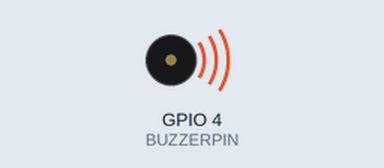
Recording of a sketch running on a simulated ESP32. Shown: buzzer (waves = sounding, pin HIGH).

Above: at 0.5 s.
Timing chart, 0 to 4.6 s (numbered marks = the images above):
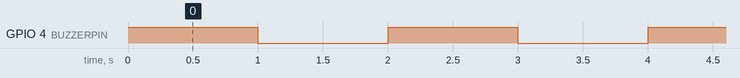

Measured:
- by itself, GPIO 4 (BUZZERPIN): alternates HIGH for 1.0 s and LOW for 1.0 s

The sketch:

Relay.ino
```cpp
#define BUZZERPIN 4
// the setup function runs once when you press reset or power the board
void setup() {
  // initialize digital pin LED_BUILTIN as an output.
  pinMode(BUZZERPIN, OUTPUT);
}

// the loop function runs over and over again forever
void loop() {
  digitalWrite(BUZZERPIN, HIGH);  // turn the LED on (HIGH is the voltage level)
  delay(1000);                      // wait for a second
  digitalWrite(BUZZERPIN, LOW);   // turn the LED off by making the voltage LOW
  delay(1000);                      // wait for a second
}
```
